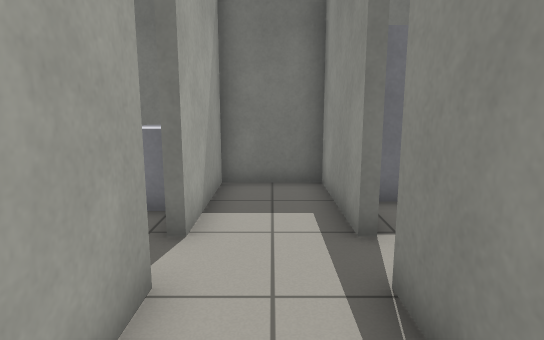
view 1 (above)

18 first-person views from a walk through a world built for the Gazebo simulator. The camera is 1 m above the floor, tilts 10° down and sees 75° across. The floor is counted in squares, 0.5 m on a side. Each view is taken from the middle of a square. On the plan, view 1 faces up. The plan holds only what a view shows up to about 18 squares ahead; the rest is blank.

view 2
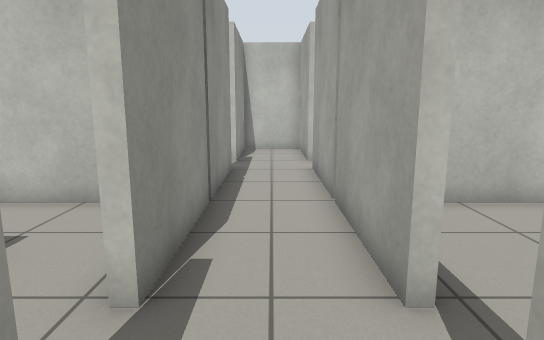

view 3
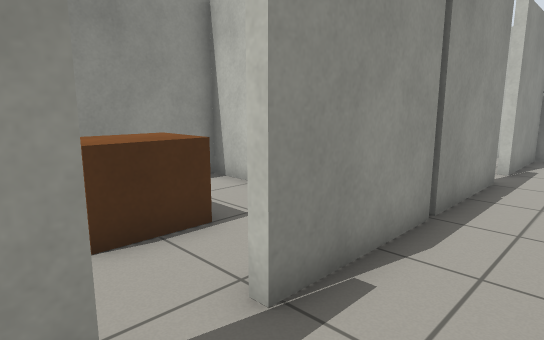

view 4
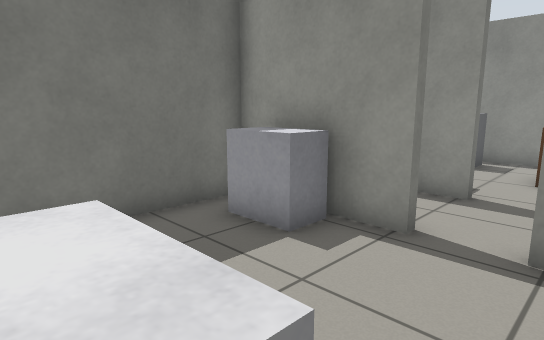

view 5
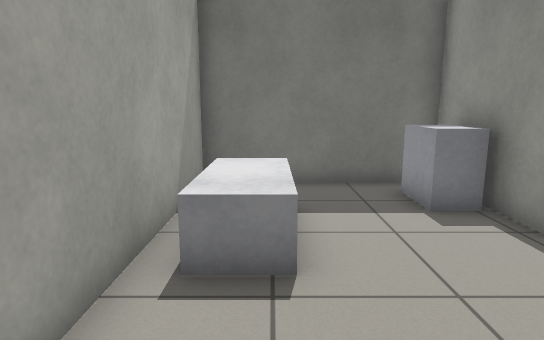

view 6
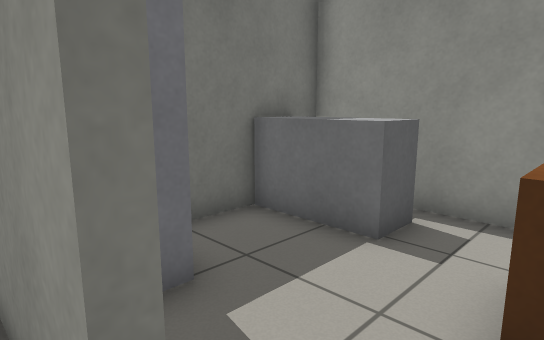

view 7
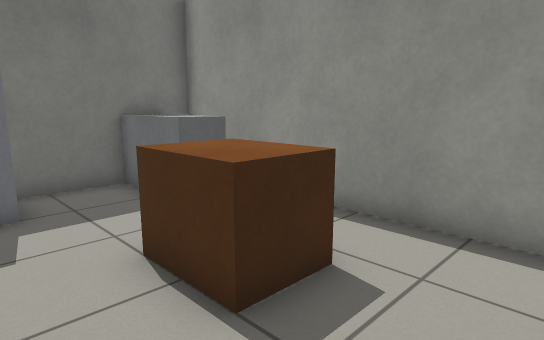

view 8
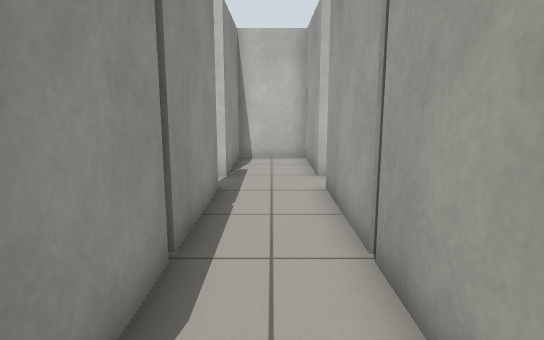

view 9
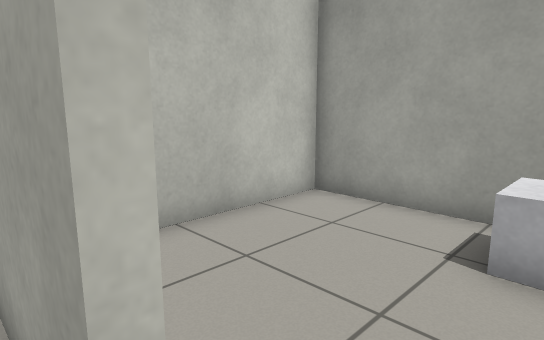

view 10
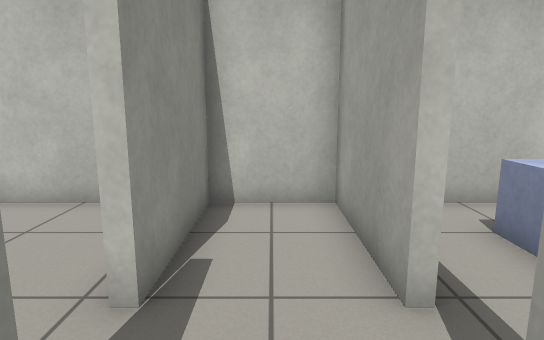

view 11
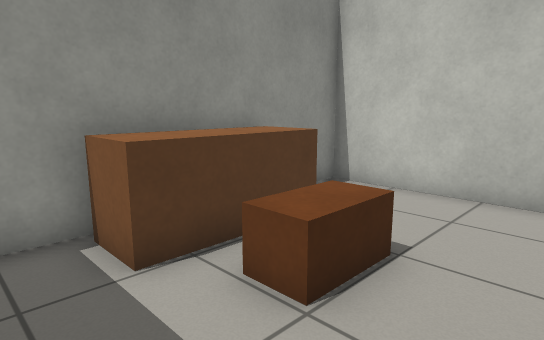

view 12
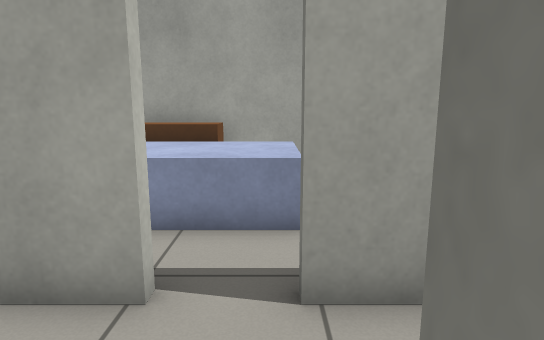

view 13
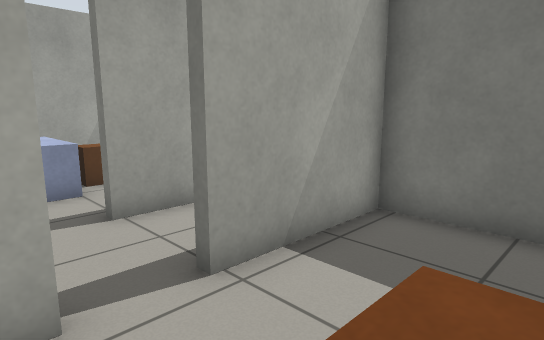

view 14
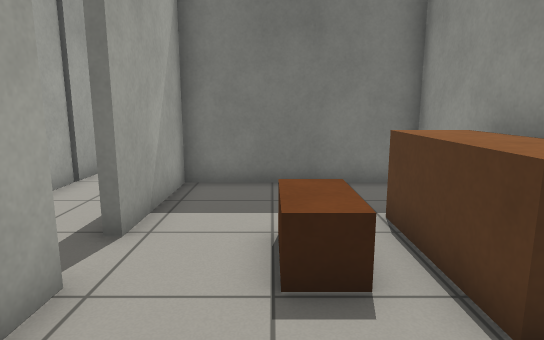

view 15
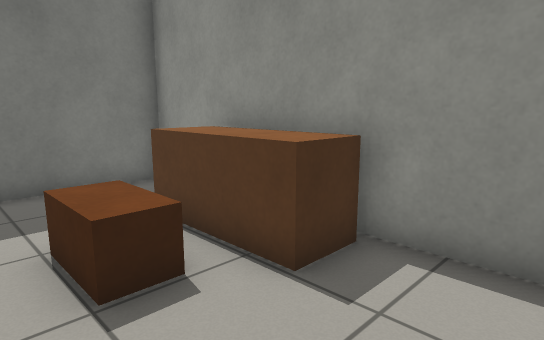

view 16
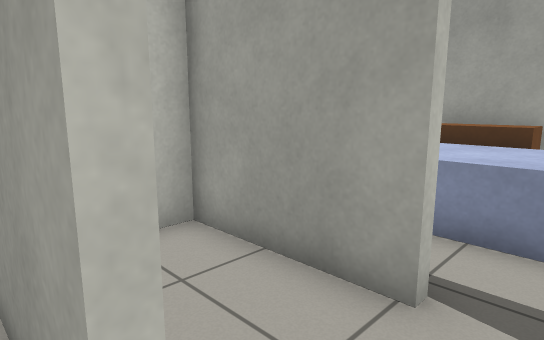

view 17
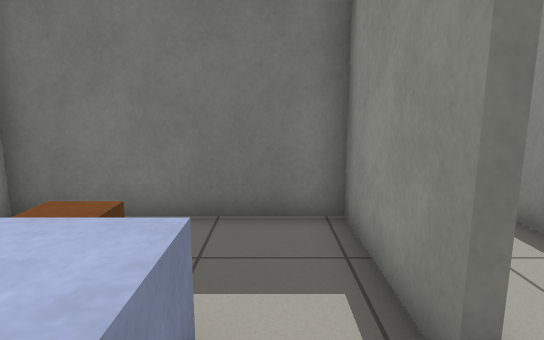

view 18
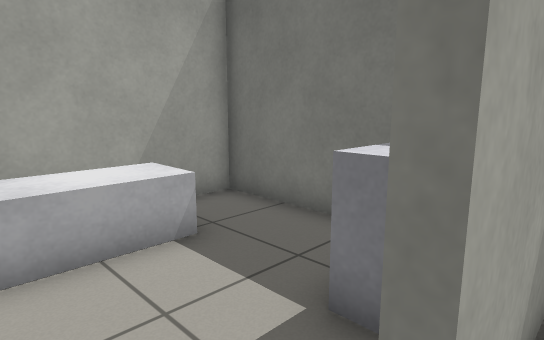

### Floor plan
Points are (right, up) in squares from view 1. A wall is a line through its corners. A room is listed if a view was taken in it or the views show most of it. See-through windows are left out.
Room 1 (views 1, 2, 3, 4, 5, 6, 7, 8, 9, 10, 18)
walls: (-1.8, 3.7) (-1.4, 3.7) (-1.4, -0.5); (1.8, 5.3) (1.3, 5.3) (1.3, 9.3) (-1.4, 9.3) (-1.4, 8.4); (1.3, -0.4) (1.3, 3.7) (1.8, 3.7); (-1.4, 6.5) (-1.4, 5.3) (-1.6, 5.3) (-1.6, 6.5); (-1.4, -0.6) (-1.4, -4.7); (3.6, -0.3) (7.9, -0.3) (7.9, 9.3); (-1.6, 8.4) (-1.6, 9.3) (-7.8, 9.3) (-7.8, -0.3) (-3.6, -0.3); (1.7, -4.7) (1.3, -4.7) (1.3, -0.6); (5.5, 9.3) (3.4, 9.3); (-1.4, -6.3) (-1.4, -10.4) (1.3, -10.4) (1.3, -6.3)
ways out: opening at (1, -5.5) to room 2; opening at (-2, -5.5) to room 3
objects: white box (-7, 4) to (-6, 7); cabinet (-3, 7) to (-2, 8); fridge (2, 8) to (3, 9); brown box (4, 3) to (5, 4); counter (6, 7) to (7, 9)
Room 2 (views 11, 12, 13, 14, 15, 16)
walls: (1.3, -6.3) (1.7, -6.3) (1.7, -8.8); (2.5, -10.4) (7.9, -10.4) (7.9, -0.7) (1.7, -0.7) (1.7, -4.7)
ways out: opening at (1, -5.5) to room 1
objects: brown box (4, -6) to (5, -5); brown box (6, -7) to (7, -4)
Room 3 (view 17)
walls: (-1.8, -6.3) (-1.4, -6.3); (-1.4, -4.7) (-1.6, -4.7) (-1.6, -0.7) (-7.9, -0.7); (-5.8, -10.4) (-3.6, -10.4); (-7.8, -2.5) (-7.8, -8.6)
ways out: opening at (-2, -5.5) to room 1
objects: brown box (-7, -8) to (-7, -7); blue box (-6, -8) to (-4, -5); brown box (-5, -4)

Where each view was taken, in squares from view 1:
view 1: 0 up, 0 right, facing up
view 2: 7 up, 0 right, facing down
view 3: 6 up, 1 left, facing down-right
view 4: 3 up, 7 left, facing up-right
view 5: 0 up, 6 left, facing up
view 6: 4 up, 1 right, facing up-right
view 7: 0 up, 2 right, facing up-right
view 8: 4 up, 0 right, facing down
view 9: 5 up, 1 left, facing down-left
view 10: 3 down, 0 right, facing down
view 11: 2 down, 2 right, facing down-right
view 12: 5 down, 2 right, facing left
view 13: 7 down, 5 right, facing up-left
view 14: 10 down, 4 right, facing up
view 15: 10 down, 3 right, facing up-right
view 16: 5 down, 2 right, facing down-left
view 17: 7 down, 3 left, facing up
view 18: 4 up, 1 left, facing up-left
